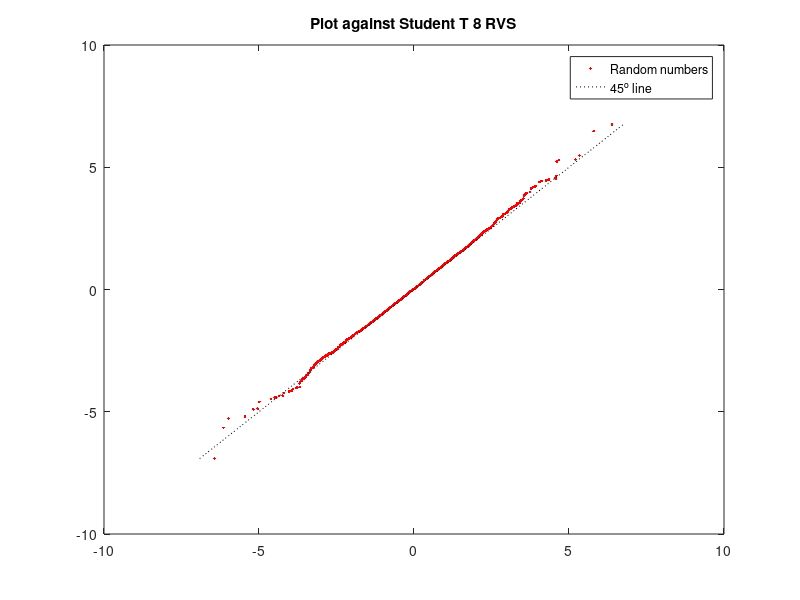

Reproduce this figure in MATLAB.
%% Simulation
%% Notes
% This is a very simple set of exercises designed to provide some familiarity 
% with random number generation
%% Setup
% Clear and reset the workspace and load required data

% Clean up everything
clear all
close all
clc
% Reset rng to make runs the same
rng('default')
%% Simulate standard normal random variables
% |randn| is the main function to simulate normal random variables.

x = randn(100,1);
%% Simulate random variables with mean and variance
% To get a particular mean and variance, multiple by the standard deviation 
% and add the mean. Alternatively you can use |normrnd| which takes the mean and 
% standard deviation as parameters. 

y = .08 + 0.2 * randn(100,1);
y2 = normrnd(0.08, 0.2, 100, 1);
%% Simulate Students t random variables
% |trnd| can be used to simulate Student's t random variables.

z = trnd(8,100,1);
%% Simulate Students t random variables with mean and variance
% |trnd| generates Student's t random variables. The variance of a Student's 
% t with v degrees of freedom is v/(v-2) and so it is nevessary to standardize 
% them to have unit variance. 

v = 8;
w = trnd(v,10000,1);
w = w/sqrt(v/(v-2));
w = 0.08 + 0.20 * w;
disp('mean')
mean(w)
disp('std')
std(w)
%% Simulate identical sets random variables
% Pesudo random numbers are very long, but ultimatley deterministic, sequences.  
% Since tehey are deterministic, it is possible to reset to the same condition 
% which will produce the same values. Here the generator is reset using the command 
% |rng| to first get the stats and then calling with the saved state to reset 
% the random number generator to the same point. 

state = rng;
u1 = randn(100,1);
rng(state)
u2 = randn(100,1);
max(abs(u1-u2))
%% Simulate Students t using only randn
% Since Student's t random variables are defined as a normal divided by the 
% square root of a an independent, standardized chi square and a chi square is 
% just the sum of independent normal random variables squared, it is easy to construct 
% these from only standard normals. 

n = 10000;
z2 = randn(n,1);
v = 8;
c = sum(randn(n,v).^2,2);
z2 = z2./sqrt(c/v);
%% Verify similarity to Student T random variables
% These should be close to the 45 degree line when plotted against Student T 
% 8 random variables. The extremes will be noisier than the center.

clf;
z3 = trnd(8,n, 1);
diag_line = linspace(min(min([z2,z3])),max(max([z2,z3])));
plot(sort(z2), sort(z3), 'r.', diag_line, diag_line, 'k:')
hold on
legend('Random numbers','45^o line')
title('Plot against Student T 8 RVS')